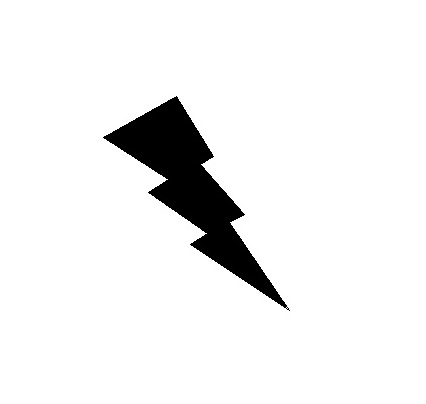
#> input picture Computer Vision/Images/electric.jpg, 426 x 404 px, found by its file name
$ python 'Fitted Line on Contour.py'
#> lines starting #> are read from the running program, lines starting #| are printed output that depends on the picture; after the words box and inside, x2 and y2 are one past the last pixel; in counts of white or black regions, pixels touching at a corner belong together
import cv2
import numpy as np

#Reading image from the Images folder
img = cv2.imread('./Images/electric.jpg')
#> img is the input picture: shape (404, 426, 3); min 0, max 255, mean 239.2
new_img = img.copy()

#Converting image into grayscale format
img = cv2.cvtColor(img, cv2.COLOR_BGR2GRAY)
#> img: shape (404, 426)

#Computing thresholded image
ret, thresh = cv2.threshold(img, 127, 255, cv2.THRESH_BINARY_INV)
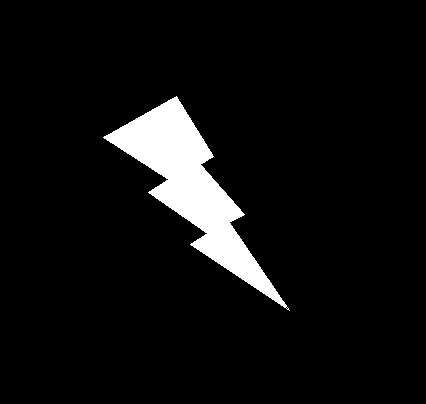
#> thresh: shape (404, 426); 6.2% white; 1 white region

#Finding contour points from the image
cnts, _ = cv2.findContours(thresh, cv2.RETR_TREE, cv2.CHAIN_APPROX_SIMPLE)
#> cnts = 3 contours, 2 with area under 20; largest, box (x1, y1, x2, y2) and area: (103, 96, 290, 311) 10370

#Computing the parameters for fitting the line and drawing it on the image
rows, cols = new_img.shape[:2] #Storing the first two values as the third one is the "channels" value
#> rows = 404; cols = 426

#Configuring settings for the fitted line
distType = cv2.DIST_L2 #Performs the most basic form of LSM
param = 0 #Chooses an optimal value of numerical parameter for the distance type
reps = 0.01 #Setting accuracy for the radius of the fit
aeps = 0.01 #Setting accuracy for the angle of the fit

for c in cnts:
    #Computing normalized vector coordinates (vx,vy) collinear to the line and coordinates (x,y) lieing on the line
    [vx, vy, x, y] = cv2.fitLine(c, distType, param, reps, aeps)

    #Computing left and right points to create a line
    left = int((-x * vy/vx) + y)
    right = int(((cols - x) * vy/vx) + y)

    #Creating a line using the created left and right points
    new_img = cv2.line(new_img, (cols - 1, right), (0, left), (0, 255, 0), 2)
#> this loop made 3 passes
#> (c, vx, vy, x, y, left, right) on passes 2 to 3: ([[286, 308], [287, 307], [288, 308], [287, 309]], [1], [0], [287], [308], 308, 308), ([[285, 307], [286, 306], [287, 307], [286, 308]], [1], [0], [286], [307], 307, 307)
#> (vx, vy, x, y, left, right) on pass 1: ([0.585], [0.811], [195.4], [196], -74, 515)
#> pass 1, `new_img = cv2.line(new_img, (cols - 1, right), (0, left), (0, 255, 0),..`:
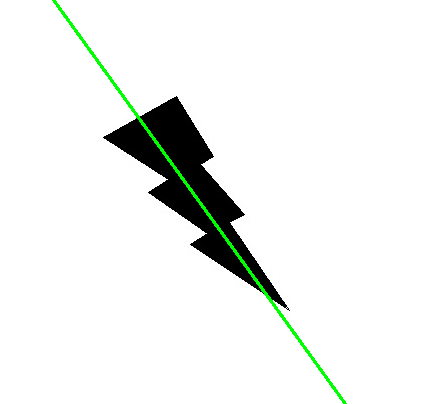
#> new_img: shape (404, 426, 3); 0.95% of pixels changed, all inside (x1, y1, x2, y2) = (52, 0, 347, 404)
#> pass 2, `new_img = cv2.line(new_img, (cols - 1, right), (0, left), (0, 255, 0),..`:
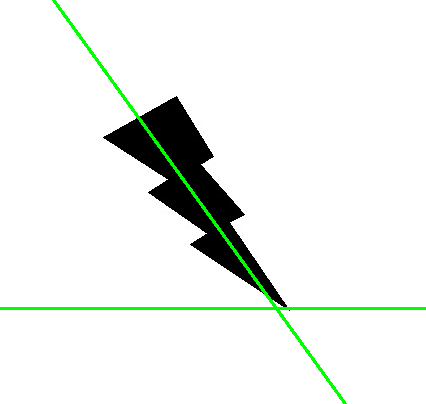
#> new_img: shape (404, 426, 3); 0.74% of pixels changed, all inside (x1, y1, x2, y2) = (0, 307, 426, 310)
#> pass 3, `new_img = cv2.line(new_img, (cols - 1, right), (0, left), (0, 255, 0),..`:
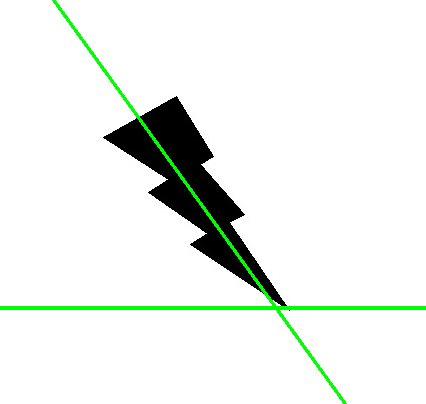
#> new_img: shape (404, 426, 3); 0.25% of pixels changed, all inside (x1, y1, x2, y2) = (0, 306, 426, 307)

#Displaying the images
cv2.imshow('Original Image', img)
cv2.imshow('Thresholded Image', thresh)
cv2.imshow('Fitted Line Image', new_img)

cv2.waitKey(0)
cv2.destroyAllWindows()
